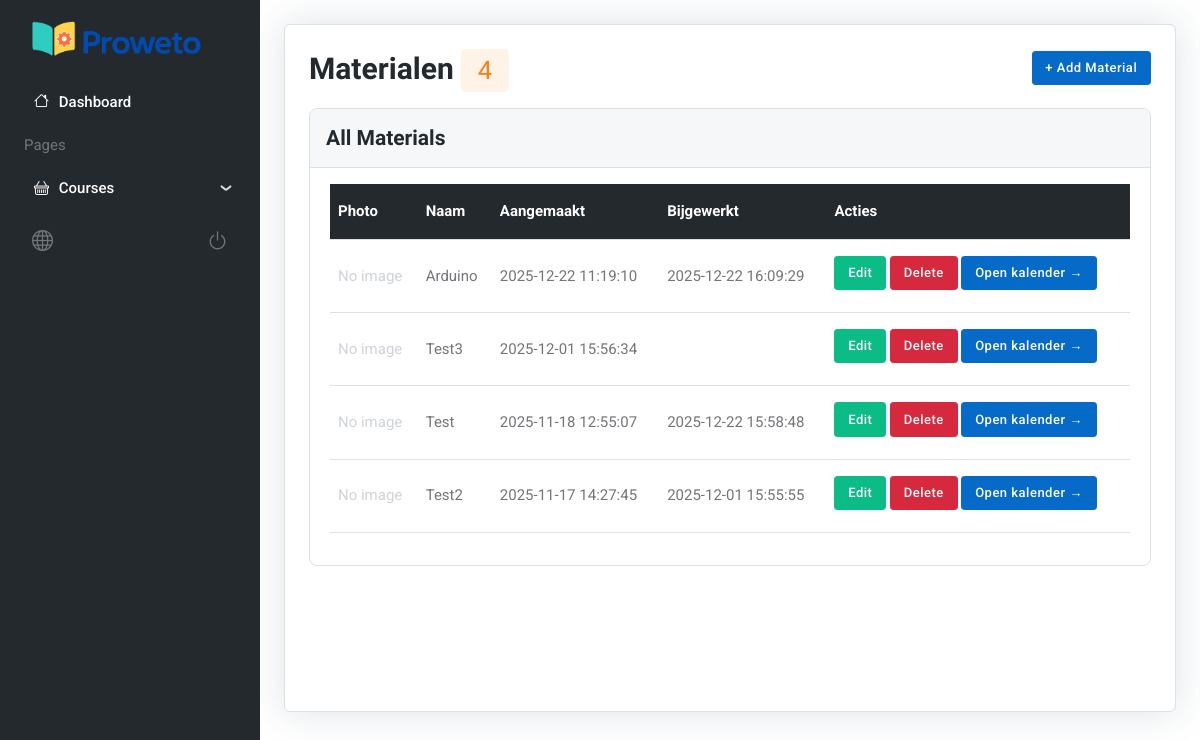
The page /admin-materialen.php (signed in) on the database its author committed.
### tables this page shows
CREATE TABLE `materialen` (
  `Id` char(36) NOT NULL,
  `Naam` varchar(255) NOT NULL,
  `FotoURL` varchar(255) DEFAULT NULL,
  `CreatedAt` datetime NOT NULL DEFAULT current_timestamp(),
  `UpdatedAt` datetime DEFAULT NULL,
  `Aantal` int(11) NOT NULL DEFAULT 1
);

### app/core/init.php (called while the page is built, shortened)
<?php
$db = Database::getInstance();
$conn = $db->getConnection();
require_once __DIR__ . '/../controllers/MaterialController.php';
$materiaalController = new MaterialController($conn);
?>

### app/controllers/MaterialController.php (called while the page is built, shortened)
<?php
require_once __DIR__ . '/../models/Material.php';
class MaterialController
{
    private $model;
    public function __construct($db)
    {
        $this->model = new Material($db);
    }
    public function getAllMaterials(): array
    {
        return $this->model->getAll();
    }
}

### app/models/Material.php (called while the page is built, shortened)
<?php
class Material
{
    private $conn;
    public function __construct($db)
    {
        $this->conn = $db;
    }
    public function getAll()
    {
        $sql = "SELECT Id, Naam, FotoURL, CreatedAt, UpdatedAt, Aantal
                FROM Materialen
                ORDER BY CreatedAt DESC";
        $result = mysqli_query($this->conn, $sql);
        return mysqli_fetch_all($result, MYSQLI_ASSOC);
    }
}

### public/admin-materialen.php (the view, shortened to what this page needs)
<!DOCTYPE html>
<html lang="en">
<head>
	<link rel="stylesheet" href="assets/vendor/overlayscrollbars/styles/overlayscrollbars.min.css">
	<?php
	include_once __DIR__ . '/../app/core/init.php';
	$materialen = $materiaalController->getAllMaterials();
	?>
	<?php include("partials/head-css.php"); ?>
</head>
<body>
	<main>
		<?php include("partials/sidebar.php"); ?>
		<div class="page-content">
			<div class="page-content-wrapper border">
				<div class="row mb-3">
					<div class="col-12 d-sm-flex justify-content-between align-items-center">
						<h1 class="h3 mb-2 mb-sm-0">
							Materialen
							<span class="badge bg-orange bg-opacity-10 text-orange"><?= count($materialen) ?></span>
						</h1>
						<button class="btn btn-sm btn-primary" data-bs-toggle="modal"
							data-bs-target="#addMateriaalModal">
							+ Add Material
						</button>
					</div>
				</div>
				<div class="card bg-transparent border">
					<div class="card-header bg-light border-bottom">
						<h5 class="mb-0">All Materials</h5>
					</div>
					<div class="card-body">
						<div class="table-responsive">
							<table class="table table-dark-gray align-middle table-hover">
								<thead>
									<tr>
										<th>Photo</th>
										<th>Naam</th>
										<th>Aangemaakt</th>
										<th>Bijgewerkt</th>
										<th>Acties</th>
									</tr>
								</thead>
								<tbody>
									<?php foreach ($materialen as $m): ?>
										<tr>
											<td>
												<?php if (!empty($m['FotoURL']) && file_exists($m['FotoURL'])): ?>
													<img src="<?= $m['FotoURL'] ?>" class="rounded" width="60">
												<?php else: ?>
													<span class="text-muted">No image</span>
												<?php endif; ?>
											</td>
											<td><?= htmlspecialchars($m['Naam']) ?></td>
											<td><?= $m['CreatedAt'] ?></td>
											<td><?= $m['UpdatedAt'] ?></td>
											<td>
												<button class="btn btn-sm btn-success editBtn" data-id="<?= $m['Id'] ?>"
													data-naam="<?= htmlspecialchars($m['Naam']) ?>"
													data-foto="<?= htmlspecialchars($m['FotoURL']) ?>"
													data-aantal="<?= $m['Aantal'] ?>">
													Edit
												</button>
												<button class="btn btn-sm btn-danger deleteBtn" data-id="<?= $m['Id'] ?>">
													Delete
												</button>
												<a href="admin-material-availability.php?id=<?= $m['Id'] ?>"
													class="btn btn-primary btn-sm">
													Open kalender →
												</a>
											</td>
										</tr>
									<?php endforeach; ?>
								</tbody>
							</table>
						</div>
					</div>
				</div>
			</div>
		</div>
	</main>
</body>
</html>

### rows shown on the page
materialen: shows "No image", Naam "Arduino", CreatedAt "2025-12-22 11:19:10", UpdatedAt "2025-12-22 16:09:29"
materialen: shows "No image", Naam "Test3", CreatedAt "2025-12-01 15:56:34"
materialen: shows "No image", Naam "Test", CreatedAt "2025-11-18 12:55:07", UpdatedAt "2025-12-22 15:58:48"
materialen: shows "No image", Naam "Test2", CreatedAt "2025-11-17 14:27:45", UpdatedAt "2025-12-01 15:55:55"

### other values the page prints
count($materialen) "4"
